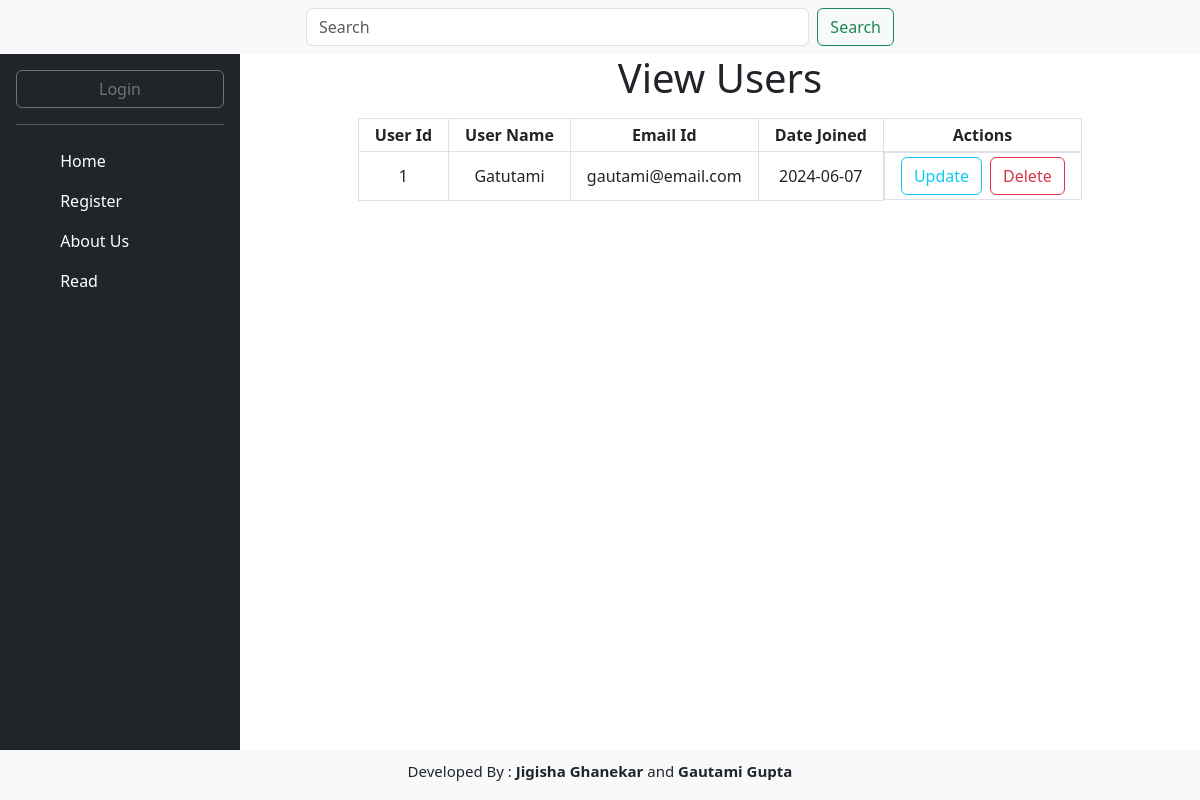
The app's page /read with its own data.
### app.py (models this page shows, shortened)
class User(db.Model):
    user_id = db.Column(db.Integer, primary_key=True)
    name = db.Column(db.String(200), nullable=False)
    email = db.Column(db.String(500), unique=True)
    date_joined = db.Column(db.Date, default = datetime.datetime.utcnow())
    password = db.Column(db.String(100), nullable=False)
    relation = db.relationship('Blog', backref='user', lazy=True)

### app.py (the view)
@app.route('/read', methods=['GET', 'POST'])
def read():
    data = User.query.all()
    if request.method == 'POST':
        user_id = request.form.get('update')
        if user_id:
            return redirect(url_for('update', user_id=user_id))
    return render_template('read.html', data=data)

### app.py (called while the page is built)
def is_logged_in():
    return 'logged_in' in session

def get_logged_in_user():
    if 'logged_in' in session and 'email' in session:
        return {'email': session['email'], 'name': session['name']}
    return None

@app.context_processor
def inject_user():
    return dict(logged_in=is_logged_in(), user=get_logged_in_user())

### templates/read.html (shortened to what this page needs)
{% extends "index.html" %}
{% block read %}
    <h1 class="text-center mb-3">View Users</h1>
    <table class="mx-auto">
        <tr>
            <th class="border px-3 py-1 text-center">User Id</th>
            <th class="border px-3 py-1 text-center">User Name</th>
            <th class="border px-3 py-1 text-center">Email Id</th>
            <th class="border px-3 py-1 text-center">Date Joined</th>
            <th class="border px-3 py-1 text-center">Actions</th>
        </tr>
        {% for d in data %}
        <tr>
            <td class="border px-3 py-1 text-center">{{d.user_id}}</td>
            <td class="border px-3 py-1 text-center">{{d.name}}</td>
            <td class="border px-3 py-1 text-center">{{d.email}}</td>
            <td class="border px-3 py-1 text-center">{{d.date_joined}}</td>
            <td class="border px-3 py-1 text-center d-flex gap-2">
                <form action="{{url_for('read')}}" method="post">
                    <button type="submit" class="btn btn-outline-info">Update</button>
                </form>
                <form action="{{url_for('delete')}}" method="post">
                    <button type="submit" class="btn btn-outline-danger">Delete</button>
                </form>
            </td>
        </tr>
        {% endfor %}
    </table>
{% endblock read %}

### records on screen
User: user_id "1", name "Gatutami", email "gautami@email.com", date_joined "2024-06-07"
